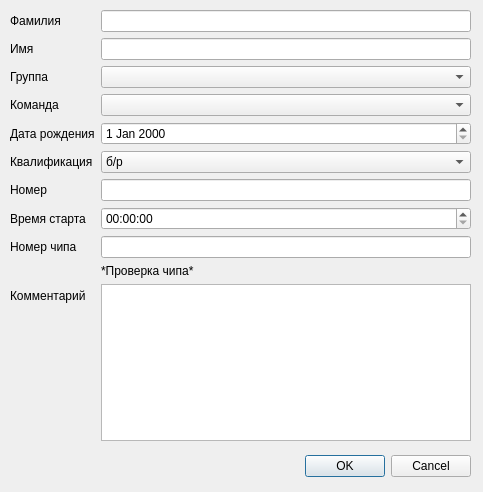
<?xml version="1.0" encoding="UTF-8"?>
<ui version="4.0">
 <class>FormPerson</class>
 <widget class="QDialog" name="FormPerson">
  <property name="geometry">
   <rect>
    <x>0</x>
    <y>0</y>
    <width>483</width>
    <height>492</height>
   </rect>
  </property>
  <property name="windowTitle">
   <string>Участник</string>
  </property>
  <widget class="QDialogButtonBox" name="buttonBox">
   <property name="geometry">
    <rect>
     <x>130</x>
     <y>450</y>
     <width>341</width>
     <height>32</height>
    </rect>
   </property>
   <property name="orientation">
    <enum>Qt::Horizontal</enum>
   </property>
   <property name="standardButtons">
    <set>QDialogButtonBox::Cancel|QDialogButtonBox::Ok</set>
   </property>
  </widget>
  <widget class="QWidget" name="layoutWidget">
   <property name="geometry">
    <rect>
     <x>10</x>
     <y>10</y>
     <width>461</width>
     <height>431</height>
    </rect>
   </property>
   <layout class="QFormLayout" name="formLayout">
    <item row="0" column="0">
     <widget class="QLabel" name="label">
      <property name="text">
       <string>Фамилия</string>
      </property>
     </widget>
    </item>
    <item row="0" column="1">
     <widget class="QLineEdit" name="ed_surname"/>
    </item>
    <item row="1" column="0">
     <widget class="QLabel" name="label_2">
      <property name="text">
       <string>Имя</string>
      </property>
     </widget>
    </item>
    <item row="1" column="1">
     <widget class="QLineEdit" name="ed_name"/>
    </item>
    <item row="2" column="0">
     <widget class="QLabel" name="label_3">
      <property name="text">
       <string>Группа</string>
      </property>
     </widget>
    </item>
    <item row="3" column="0">
     <widget class="QLabel" name="label_4">
      <property name="text">
       <string>Команда</string>
      </property>
     </widget>
    </item>
    <item row="4" column="0">
     <widget class="QLabel" name="label_5">
      <property name="text">
       <string>Дата рождения</string>
      </property>
     </widget>
    </item>
    <item row="5" column="0">
     <widget class="QLabel" name="label_6">
      <property name="text">
       <string>Квалификация</string>
      </property>
     </widget>
    </item>
    <item row="6" column="0">
     <widget class="QLabel" name="label_7">
      <property name="text">
       <string>Номер</string>
      </property>
     </widget>
    </item>
    <item row="7" column="0">
     <widget class="QLabel" name="label_8">
      <property name="text">
       <string>Время старта</string>
      </property>
     </widget>
    </item>
    <item row="8" column="0">
     <widget class="QLabel" name="label_9">
      <property name="text">
       <string>Номер чипа</string>
      </property>
     </widget>
    </item>
    <item row="10" column="0">
     <widget class="QLabel" name="label_10">
      <property name="text">
       <string>Комментарий</string>
      </property>
     </widget>
    </item>
    <item row="6" column="1">
     <widget class="QLineEdit" name="ed_bib"/>
    </item>
    <item row="8" column="1">
     <widget class="QLineEdit" name="ed_cardNum"/>
    </item>
    <item row="7" column="1">
     <widget class="QTimeEdit" name="ted_start">
      <property name="displayFormat">
       <string>hh:mm:ss</string>
      </property>
     </widget>
    </item>
    <item row="10" column="1">
     <widget class="QPlainTextEdit" name="pled_comment"/>
    </item>
    <item row="5" column="1">
     <widget class="QComboBox" name="cb_qual">
      <property name="currentText">
       <string>б/р</string>
      </property>
      <property name="currentIndex">
       <number>0</number>
      </property>
      <item>
       <property name="text">
        <string>б/р</string>
       </property>
      </item>
      <item>
       <property name="text">
        <string>Iю</string>
       </property>
      </item>
      <item>
       <property name="text">
        <string>IIю</string>
       </property>
      </item>
      <item>
       <property name="text">
        <string>IIIю</string>
       </property>
      </item>
      <item>
       <property name="text">
        <string>I</string>
       </property>
      </item>
      <item>
       <property name="text">
        <string>II</string>
       </property>
      </item>
      <item>
       <property name="text">
        <string>III</string>
       </property>
      </item>
      <item>
       <property name="text">
        <string>КМС</string>
       </property>
      </item>
      <item>
       <property name="text">
        <string>МС</string>
       </property>
      </item>
      <item>
       <property name="text">
        <string>МСМК</string>
       </property>
      </item>
      <item>
       <property name="text">
        <string>ЗМС</string>
       </property>
      </item>
     </widget>
    </item>
    <item row="4" column="1">
     <widget class="QDateEdit" name="ed_date"/>
    </item>
    <item row="3" column="1">
     <widget class="QComboBox" name="cb_org"/>
    </item>
    <item row="2" column="1">
     <widget class="QComboBox" name="cb_group"/>
    </item>
    <item row="9" column="1">
     <widget class="QLabel" name="lb_check_cardNum">
      <property name="text">
       <string>*Проверка чипа*</string>
      </property>
     </widget>
    </item>
   </layout>
  </widget>
 </widget>
 <resources/>
 <connections>
  <connection>
   <sender>buttonBox</sender>
   <signal>accepted()</signal>
   <receiver>FormPerson</receiver>
   <slot>accept()</slot>
   <hints>
    <hint type="sourcelabel">
     <x>248</x>
     <y>254</y>
    </hint>
    <hint type="destinationlabel">
     <x>157</x>
     <y>274</y>
    </hint>
   </hints>
  </connection>
  <connection>
   <sender>buttonBox</sender>
   <signal>rejected()</signal>
   <receiver>FormPerson</receiver>
   <slot>reject()</slot>
   <hints>
    <hint type="sourcelabel">
     <x>316</x>
     <y>260</y>
    </hint>
    <hint type="destinationlabel">
     <x>286</x>
     <y>274</y>
    </hint>
   </hints>
  </connection>
 </connections>
</ui>
